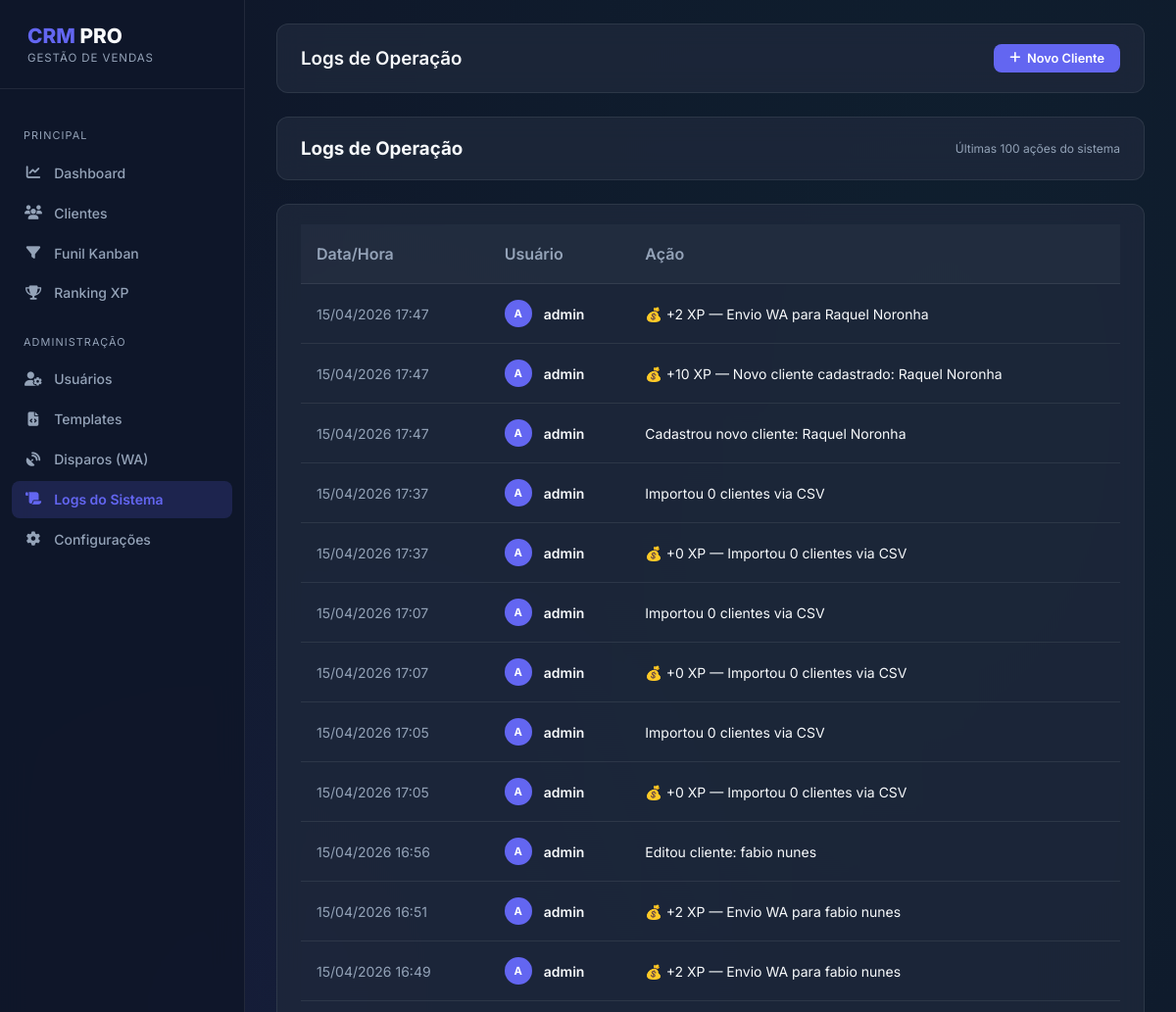
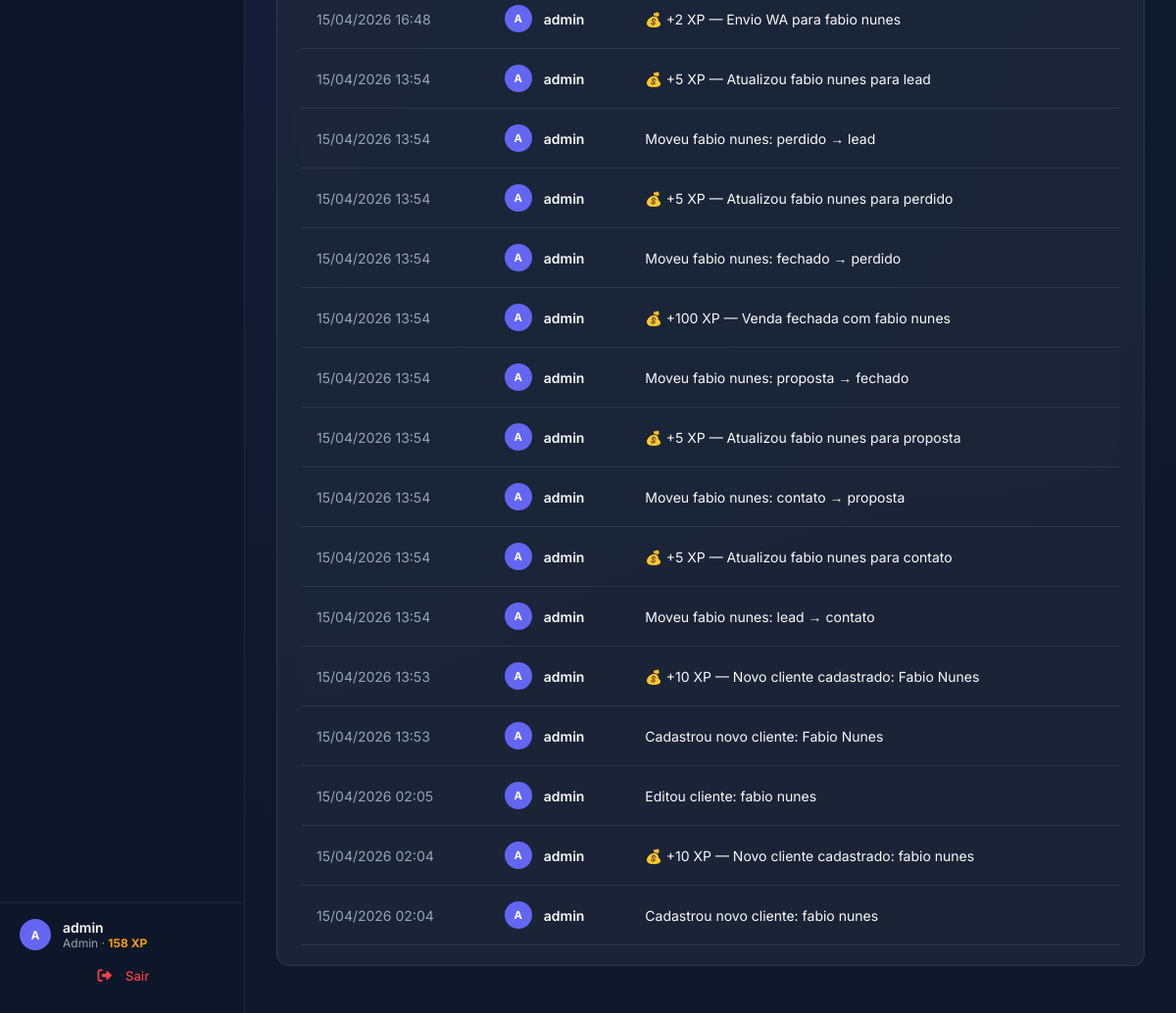
/admin/logs (signed in), run on the app's committed database (2 pictures, top to bottom).
### app/models.py (models this page shows, shortened)
class User(UserMixin, db.Model):
    id = db.Column(db.Integer, primary_key=True)
    username = db.Column(db.String(64), index=True, unique=True)
    email = db.Column(db.String(120), index=True, unique=True)
    password_hash = db.Column(db.String(128))
    role = db.Column(db.String(20), default='vendedor') # 'admin', 'gerente', 'vendedor'
    performance_points = db.Column(db.Integer, default=0)
    created_at = db.Column(db.DateTime, default=datetime.utcnow)

class SystemLog(db.Model):
    id = db.Column(db.Integer, primary_key=True)
    user_id = db.Column(db.Integer, db.ForeignKey('user.id'))
    action = db.Column(db.String(256))
    timestamp = db.Column(db.DateTime, default=datetime.utcnow)
    user = db.relationship('User', backref='logs')

### app/admin/routes.py (the view)
@bp.route('/logs')
@login_required
@admin_required
def logs():
    all_logs = SystemLog.query.order_by(SystemLog.timestamp.desc()).limit(100).all()
    return render_template('admin/logs.html', title='Logs de Operação', logs=all_logs)

### app/admin/routes.py (called while the page is built)
def admin_required(f):
    @wraps(f)
    def decorated_function(*args, **kwargs):
        if current_user.role not in ['admin', 'gerente']:
            flash('Você não tem permissão para acessar esta página.')
            return redirect(url_for('main.index'))
        return f(*args, **kwargs)
    return decorated_function

### app/models.py (called while the page is built)
@login.user_loader
def load_user(id):
    return User.query.get(int(id))

### app/templates/admin/logs.html
{% extends "base.html" %}
{% block content %}
<div class="header-glass mb-4 justify-between">
    <h3 class="m-0">Logs de Operação</h3>
    <span class="text-xs text-muted">Últimas 100 ações do sistema</span>
</div>
<div class="header-glass p-0 mb-4" style="overflow: hidden; display: block;">
    <div class="table-responsive">
        <table class="table-glass">
            <thead>
                <tr>
                    <th>Data/Hora</th>
                    <th>Usuário</th>
                    <th>Ação</th>
                </tr>
            </thead>
            <tbody>
                {% for log in logs %}
                <tr>
                    <td class="text-sm text-muted nowrap">
                        {{ log.timestamp.strftime('%d/%m/%Y %H:%M') }}
                    </td>
                    <td>
                        <div class="d-flex align-center gap-2">
                            <div class="avatar avatar-sm">
                                {{ log.user.username[0] | upper if log.user else '?' }}
                            </div>
                            <span class="text-sm font-semibold">{{ log.user.username if log.user else 'Sistema' }}</span>
                        </div>
                    </td>
                    <td class="text-sm">{{ log.action }}</td>
                </tr>
                {% else %}
                <tr>
                    <td colspan="3" class="p-4 text-center text-muted">
                        Nenhum log registrado ainda.
                    </td>
                </tr>
                {% endfor %}
            </tbody>
        </table>
    </div>
</div>
{% endblock %}

### app/templates/base.html (shortened to what this page needs)
<!DOCTYPE html>
<html lang="pt-br">
<head>
    <link rel="stylesheet" href="{{ url_for('static', filename='css/style.css') }}">
    <link rel="stylesheet" href="https://cdnjs.cloudflare.com/ajax/libs/font-awesome/6.5.0/css/all.min.css">
</head>
<body>
    {% if current_user.is_authenticated %}
    <aside class="sidebar" id="sidebar">
        <div class="sidebar-header">
            <h2 class="sidebar-brand">
                <span class="text-primary">CRM</span>
                <span class="text-main"> PRO</span>
            </h2>
            <div class="sidebar-tagline">
                GESTÃO DE VENDAS
            </div>
        </div>
        <nav class="sidebar-nav">
            <div class="nav-section-title m-0 mb-1">
                PRINCIPAL
            </div>
            <ul>
                <li>
                    <a href="{{ url_for('main.index') }}" class="nav-link {{ 'active' if request.endpoint == 'main.index' }}">
                        <i class="fa-solid fa-chart-line nav-icon"></i> Dashboard
                    </a>
                </li>
                <li>
                    <a href="{{ url_for('crm.list_clients') }}" class="nav-link {{ 'active' if request.endpoint in ['crm.list_clients','crm.new_client','crm.edit_client', 'crm.import_csv'] }}">
                        <i class="fa-solid fa-users nav-icon"></i> Clientes
                    </a>
                </li>
                <li>
                    <a href="{{ url_for('crm.kanban') }}" class="nav-link {{ 'active' if request.endpoint == 'crm.kanban' }}">
                        <i class="fa-solid fa-filter nav-icon"></i> Funil Kanban
                    </a>
                </li>
                <li>
                    <a href="{{ url_for('main.ranking') }}" class="nav-link {{ 'active' if request.endpoint == 'main.ranking' }}">
                        <i class="fa-solid fa-trophy nav-icon"></i> Ranking XP
                    </a>
                </li>
            </ul>
            {% if current_user.role in ['admin', 'gerente'] %}
            <div class="nav-section-title">
                ADMINISTRAÇÃO
            </div>
            <ul>
                <li>
                    <a href="{{ url_for('admin.list_users') }}" class="nav-link {{ 'active' if 'admin.list_users' == request.endpoint or 'admin.new_user' == request.endpoint or 'admin.edit_user' == request.endpoint }}">
                        <i class="fa-solid fa-user-gear nav-icon"></i> Usuários
                    </a>
                </li>
                <li>
                    <a href="{{ url_for('admin.templates_list') }}" class="nav-link {{ 'active' if 'admin.templates_list' in request.endpoint }}">
                        <i class="fa-solid fa-file-code nav-icon"></i> Templates
                    </a>
                </li>
                <li>
                    <a href="{{ url_for('admin.message_logs') }}" class="nav-link {{ 'active' if 'admin.message_logs' in request.endpoint }}">
                        <i class="fa-solid fa-satellite-dish nav-icon"></i> Disparos (WA)
                    </a>
                </li>
                <li>
                    <a href="{{ url_for('admin.logs') }}" class="nav-link {{ 'active' if request.endpoint == 'admin.logs' }}">
                        <i class="fa-solid fa-scroll nav-icon"></i> Logs do Sistema
                    </a>
                </li>
                <li>
                    <a href="{{ url_for('admin.settings') }}" class="nav-link {{ 'active' if request.endpoint == 'admin.settings' }}">
                        <i class="fa-solid fa-gear nav-icon"></i> Configurações
                    </a>
                </li>
            </ul>
            {% endif %}
        </nav>
        <div class="sidebar-footer">
            <div class="d-flex align-center gap-2 mb-2">
                <div class="avatar avatar-md">
                    {{ current_user.username[0] | upper }}
                </div>
                <div>
                    <div class="font-semibold text-sm">{{ current_user.username }}</div>
                    <div class="text-xs text-muted">
                        {{ current_user.role | capitalize }} &middot;
                        <span class="text-warning font-bold">{{ current_user.performance_points }} XP</span>
                    </div>
                </div>
            </div>
            <a href="{{ url_for('auth.logout') }}" class="nav-link logout-link">
                <i class="fa-solid fa-right-from-bracket nav-icon"></i> Sair
            </a>
        </div>
    </aside>
    <div class="main-content">
        <div class="header-glass mb-4">
            <div class="d-flex align-center gap-2">
                <h3 class="m-0 font-semibold text-main">{{ title }}</h3>
            </div>
            <div class="d-flex align-center gap-2 header-glass-action">
                <a href="{{ url_for('crm.new_client') }}" class="btn-primary btn-sm pt-2 w-100">
                    <i class="fa-solid fa-plus"></i> Novo Cliente
                </a>
            </div>
        </div>
        {% block content %}{% endblock %}
    </div>
    {% else %}
    {% block auth_content %}{% endblock %}
    {% endif %}
</body>
</html>

### app/static/css/style.css (style rules this page uses)
:root { --primary-color: #6366f1; --primary-hover: #4f46e5; --bg-dark: #0f172a; --card-bg: rgba(30, 41, 59, 0.8); --text-main: #f8fafc; --text-muted: #94a3b8; --glass-border: rgba(255, 255, 255, 0.08); --accent-color: #10b981; --sidebar-width: 250px; }
* { margin: 0; padding: 0; box-sizing: border-box; font-family: 'Inter', sans-serif; }
body { background-color: var(--bg-dark); background-image: radial-gradient(ellipse at 20% 50%, rgba(99,102,241,0.07) 0%, transparent 60%), radial-gradient(ellipse at 80% 20%, rgba(16,185,129,0.05) 0%, transparent 60%); color: var(--text-main); overflow-x: hidden; min-height: 100vh; }
.d-flex { display: flex; }
.align-center { align-items: center; }
.justify-between { justify-content: space-between; }
.gap-2 { gap: 0.75rem; }
.w-100 { width: 100%; }
.text-muted { color: var(--text-muted); }
.text-primary { color: var(--primary-color); }
.text-warning { color: #f59e0b; }
.text-sm { font-size: 0.875rem; }
.text-xs { font-size: 0.75rem; }
.font-bold { font-weight: 700; }
.font-semibold { font-weight: 600; }
.nowrap { white-space: nowrap; }
.m-0 { margin: 0; }
.mb-1 { margin-bottom: 0.25rem; }
.mb-2 { margin-bottom: 0.5rem; }
.mb-4 { margin-bottom: 1.5rem; }
.avatar-sm { width: 28px; height: 28px; font-size: 0.7rem; }
.avatar-md { width: 32px; height: 32px; font-size: 0.75rem; }
.avatar { display: inline-flex; align-items: center; justify-content: center; font-weight: 700; color: white; border-radius: 50%; flex-shrink: 0; background: var(--primary-color); }
.table-responsive { width: 100%; overflow-x: auto; }
.table-glass { width: 100%; border-collapse: collapse; text-align: left; min-width: 600px; }
.table-glass th { padding: 1.25rem 1rem; color: var(--text-muted); font-weight: 600; border-bottom: 1px solid var(--glass-border); background: rgba(255,255,255,0.03); }
.table-glass td { padding: 1rem; border-bottom: 1px solid var(--glass-border); transition: background 0.2s; }
.table-glass tr { transition: 0.2s; }
.sidebar { position: fixed; left: 0; top: 0; width: var(--sidebar-width); height: 100%; background: rgba(15, 23, 42, 0.95); backdrop-filter: blur(16px); border-right: 1px solid var(--glass-border); transition: transform 0.3s ease; z-index: 1000; display: flex; flex-direction: column; overflow-y: auto; }
.main-content { margin-left: var(--sidebar-width); padding: 1.5rem 2rem; min-height: 100vh; transition: margin 0.3s cubic-bezier(0.4, 0, 0.2, 1); max-width: 100vw; }
.sidebar-header { padding: 1.5rem 1.75rem; border-bottom: 1px solid var(--glass-border); }
.sidebar-nav { padding: 1rem 0.75rem; flex: 1; }
.sidebar-footer { padding: 1rem 1.25rem; border-top: 1px solid var(--glass-border); }
.sidebar-brand { font-weight: 800; font-size: 1.3rem; }
.sidebar-tagline { font-size: 0.72rem; color: var(--text-muted); margin-top: 0.2rem; letter-spacing: 0.08em; }
.nav-section-title { font-size: 0.68rem; color: var(--text-muted); letter-spacing: 0.1em; padding: 0.5rem 0.75rem; margin-bottom: 0.25rem; margin-top: 1rem; }
ul { list-style: none; }
.nav-link { display: flex; align-items: center; padding: 0.65rem 0.75rem; margin-bottom: 0.2rem; color: var(--text-muted); text-decoration: none; border-radius: 8px; font-size: 0.875rem; font-weight: 500; transition: all 0.2s; }
.nav-link.active { background: rgba(99,102,241,0.18); color: var(--primary-color); font-weight: 600; }
.nav-link.logout-link { color: #ef4444; justify-content: center; font-size: 0.82rem; margin-top: 0.5rem; }
.nav-icon { width: 20px; margin-right: 0.7rem; text-align: center; font-size: 0.9rem; }
.header-glass { background: var(--card-bg); backdrop-filter: blur(12px); border-radius: 12px; border: 1px solid var(--glass-border); padding: 1.25rem 1.5rem; margin-bottom: 1.5rem; display: flex; justify-content: space-between; align-items: center; }
.btn-primary { display: inline-flex; align-items: center; justify-content: center; gap: 0.4rem; width: 100%; padding: 0.75rem; background: var(--primary-color); color: white; border: none; border-radius: 8px; font-weight: 600; font-size: 0.875rem; cursor: pointer; transition: background 0.2s, transform 0.1s, box-shadow 0.2s; text-decoration: none; }
.btn-sm { padding: 0.45rem 1rem; font-size: 0.8rem; width: auto; }

### data on the page
User: username "A", username "admin", role "Admin", performance_points "158"
SystemLog: timestamp "15/04/2026 17:47", user "A", user "admin", action "💰 +2 XP — Envio WA para Raquel Noronha"
SystemLog: timestamp "15/04/2026 17:47", user "A", user "admin", action "💰 +10 XP — Novo cliente cadastrado: Raquel Noronha"
SystemLog: timestamp "15/04/2026 17:47", user "A", user "admin", action "Cadastrou novo cliente: Raquel Noronha"
SystemLog: timestamp "15/04/2026 17:37", user "A", user "admin", action "Importou 0 clientes via CSV"
SystemLog: timestamp "15/04/2026 17:37", user "A", user "admin", action "💰 +0 XP — Importou 0 clientes via CSV"
SystemLog: timestamp "15/04/2026 17:07", user "A", user "admin", action "Importou 0 clientes via CSV"
SystemLog: timestamp "15/04/2026 17:07", user "A", user "admin", action "💰 +0 XP — Importou 0 clientes via CSV"
SystemLog: timestamp "15/04/2026 17:05", user "A", user "admin", action "Importou 0 clientes via CSV"
SystemLog: timestamp "15/04/2026 17:05", user "A", user "admin", action "💰 +0 XP — Importou 0 clientes via CSV"
SystemLog: timestamp "15/04/2026 16:56", user "A", user "admin", action "Editou cliente: fabio nunes"
SystemLog: timestamp "15/04/2026 16:51", user "A", user "admin", action "💰 +2 XP — Envio WA para fabio nunes"
SystemLog: timestamp "15/04/2026 16:49", user "A", user "admin", action "💰 +2 XP — Envio WA para fabio nunes"
SystemLog: timestamp "15/04/2026 16:48", user "A", user "admin", action "💰 +2 XP — Envio WA para fabio nunes"
SystemLog: timestamp "15/04/2026 13:54", user "A", user "admin", action "💰 +5 XP — Atualizou fabio nunes para lead"
SystemLog: timestamp "15/04/2026 13:54", user "A", user "admin", action "Moveu fabio nunes: perdido → lead"
SystemLog: timestamp "15/04/2026 13:54", user "A", user "admin", action "💰 +5 XP — Atualizou fabio nunes para perdido"
SystemLog: timestamp "15/04/2026 13:54", user "A", user "admin", action "Moveu fabio nunes: fechado → perdido"
SystemLog: timestamp "15/04/2026 13:54", user "A", user "admin", action "💰 +100 XP — Venda fechada com fabio nunes"
SystemLog: timestamp "15/04/2026 13:54", user "A", user "admin", action "Moveu fabio nunes: proposta → fechado"
SystemLog: timestamp "15/04/2026 13:54", user "A", user "admin", action "💰 +5 XP — Atualizou fabio nunes para proposta"
SystemLog: timestamp "15/04/2026 13:54", user "A", user "admin", action "Moveu fabio nunes: contato → proposta"
SystemLog: timestamp "15/04/2026 13:54", user "A", user "admin", action "💰 +5 XP — Atualizou fabio nunes para contato"
SystemLog: timestamp "15/04/2026 13:54", user "A", user "admin", action "Moveu fabio nunes: lead → contato"
SystemLog: timestamp "15/04/2026 13:53", user "A", user "admin", action "💰 +10 XP — Novo cliente cadastrado: Fabio Nunes"
SystemLog: timestamp "15/04/2026 13:53", user "A", user "admin", action "Cadastrou novo cliente: Fabio Nunes"
SystemLog: timestamp "15/04/2026 02:05", user "A", user "admin", action "Editou cliente: fabio nunes"
SystemLog: timestamp "15/04/2026 02:04", user "A", user "admin", action "💰 +10 XP — Novo cliente cadastrado: fabio nunes"
SystemLog: timestamp "15/04/2026 02:04", user "A", user "admin", action "Cadastrou novo cliente: fabio nunes"

### other printed values
{{ title }} "Logs de Operação"
